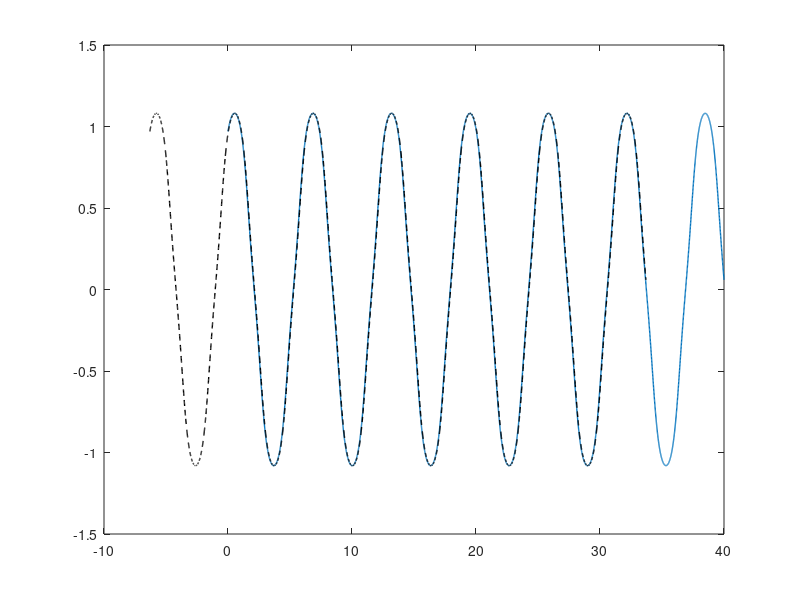

This chart was generated by the following MATLAB code:
%
% This code reads in the data file generated by calc_2body.m. Then it
% plots the trajectories of three bodies.
%
clear
figure(4);
clf reset
%
load data_3body
%
%set(gcf,'position',[100,100,500,500])
%axes('position',[0.15,0.12,0.75,0.75])
plot(t(:,1), w(:,1),'-','linewidth',1.0)
hold on
plot(t(:,1)-6.3, w(:,1),'k--','linewidth',1.0)
%hold on
%plot(w(:,3),w(:,4),'--','linewidth',2.0)
%plot(w(:,5),w(:,6),'--','linewidth',1.0)
%set(gca,'fontsize',14)
%axis equal
%axis([-1.2,1.2,-1.2,1.2])
%set(gca,'xtick',[-1:0.5:1])
%set(gca,'ytick',[-1:0.5:1])
%xlabel('x')
%ylabel('y')
%title('Trajectories of three bodies')
%legend('Body 1','Body 2',2)
%
%
